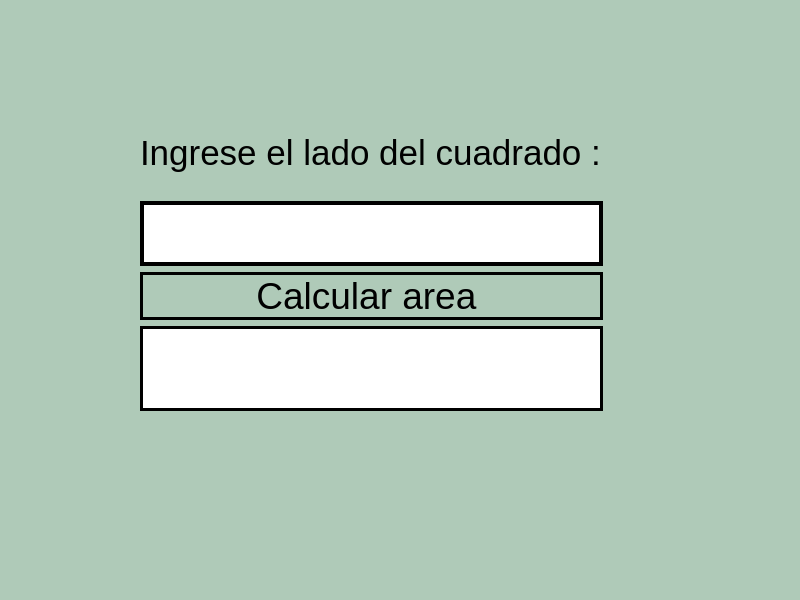
<?xml version="1.0" encoding="UTF-8"?>
<ui version="4.0">
 <class>MainWindow</class>
 <widget class="QMainWindow" name="MainWindow">
  <property name="geometry">
   <rect>
    <x>0</x>
    <y>0</y>
    <width>800</width>
    <height>600</height>
   </rect>
  </property>
  <property name="windowTitle">
   <string>MainWindow</string>
  </property>
  <property name="styleSheet">
   <string notr="true">background-color: rgb(175, 202, 184);</string>
  </property>
  <widget class="QWidget" name="centralwidget">
   <widget class="QWidget" name="">
    <property name="geometry">
     <rect>
      <x>140</x>
      <y>110</y>
      <width>463</width>
      <height>301</height>
     </rect>
    </property>
    <layout class="QVBoxLayout" name="verticalLayout">
     <item>
      <widget class="QLabel" name="QLabel">
       <property name="font">
        <font>
         <pointsize>26</pointsize>
         <weight>50</weight>
         <bold>false</bold>
        </font>
       </property>
       <property name="text">
        <string>Ingrese el lado del cuadrado :</string>
       </property>
      </widget>
     </item>
     <item>
      <widget class="QLineEdit" name="inputLado">
       <property name="font">
        <font>
         <family>Arial</family>
         <pointsize>36</pointsize>
         <weight>50</weight>
         <bold>false</bold>
        </font>
       </property>
       <property name="styleSheet">
        <string notr="true">background-color: rgb(255, 255, 255);
color: rgb(0, 0, 0);
border:4px solid black;</string>
       </property>
       <property name="text">
        <string/>
       </property>
      </widget>
     </item>
     <item>
      <widget class="QPushButton" name="btnCalcular">
       <property name="font">
        <font>
         <pointsize>28</pointsize>
         <weight>50</weight>
         <bold>false</bold>
        </font>
       </property>
       <property name="styleSheet">
        <string notr="true">
border:3px solid black;</string>
       </property>
       <property name="text">
        <string>Calcular area </string>
       </property>
      </widget>
     </item>
     <item>
      <widget class="QLabel" name="lblResultado">
       <property name="font">
        <font>
         <pointsize>12</pointsize>
         <weight>75</weight>
         <bold>true</bold>
        </font>
       </property>
       <property name="styleSheet">
        <string notr="true">background-color: rgb(255, 255, 255);
color: rgb(0, 0, 0);
border:3px solid black;</string>
       </property>
       <property name="text">
        <string/>
       </property>
      </widget>
     </item>
    </layout>
   </widget>
  </widget>
  <widget class="QMenuBar" name="menubar">
   <property name="geometry">
    <rect>
     <x>0</x>
     <y>0</y>
     <width>800</width>
     <height>21</height>
    </rect>
   </property>
  </widget>
  <widget class="QStatusBar" name="statusbar"/>
 </widget>
 <resources/>
 <connections/>
</ui>
